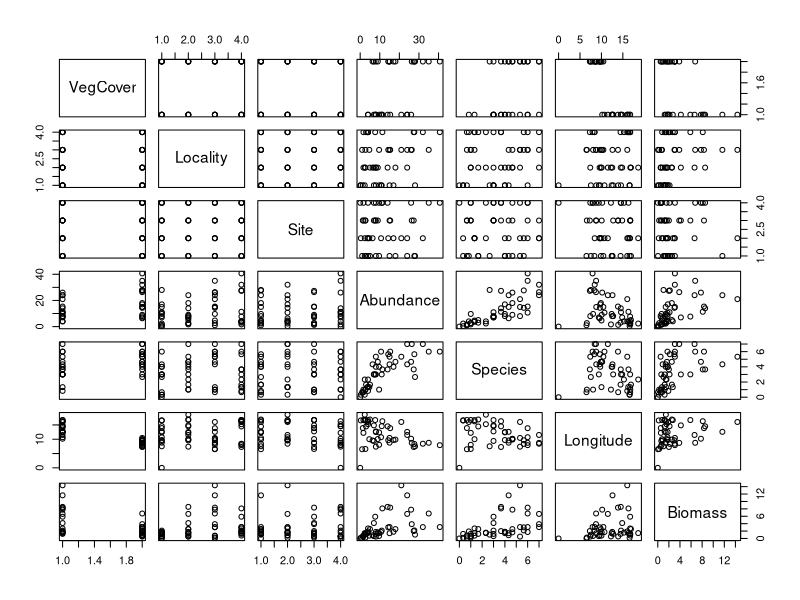
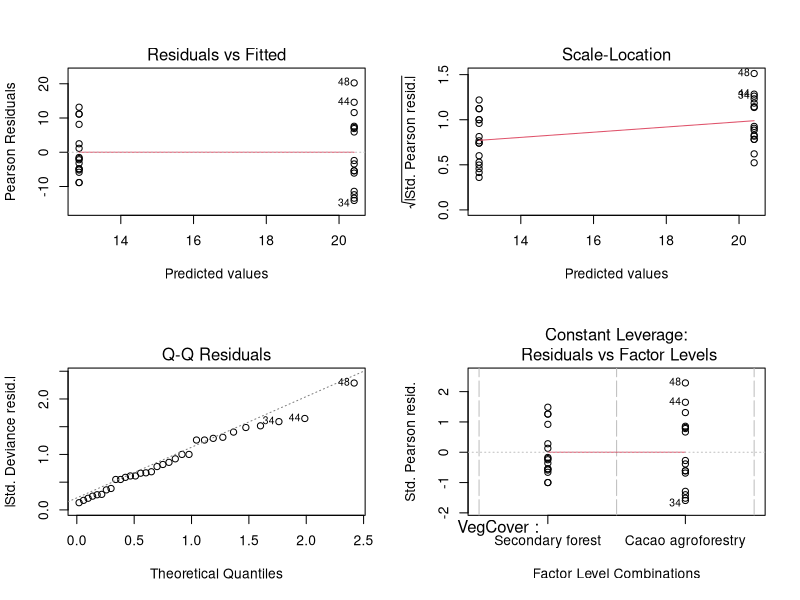
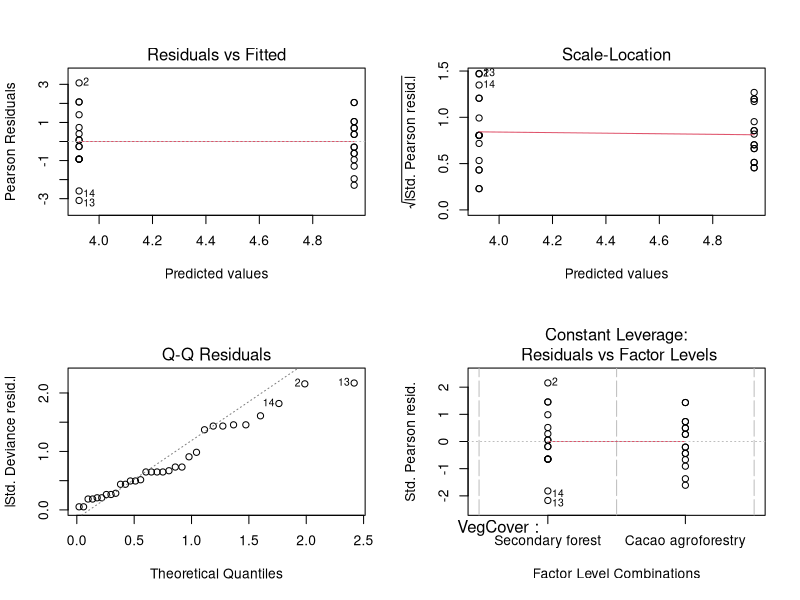
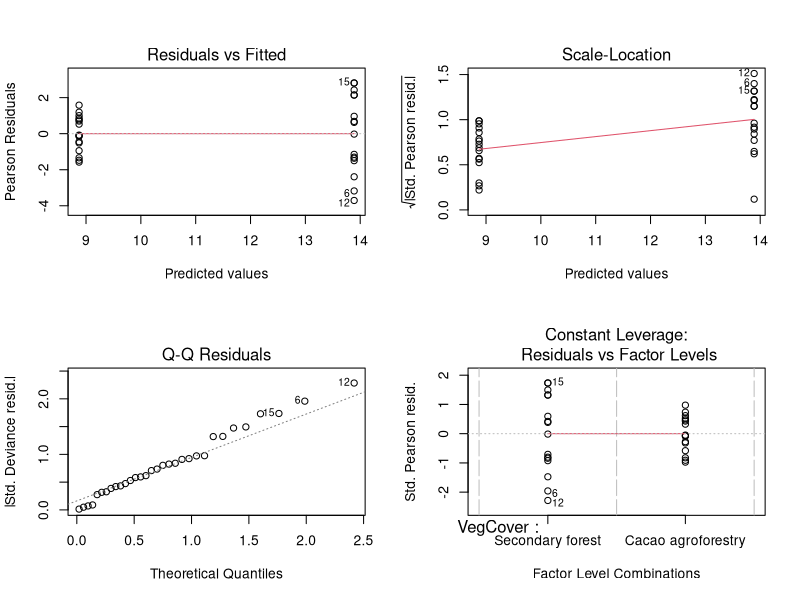
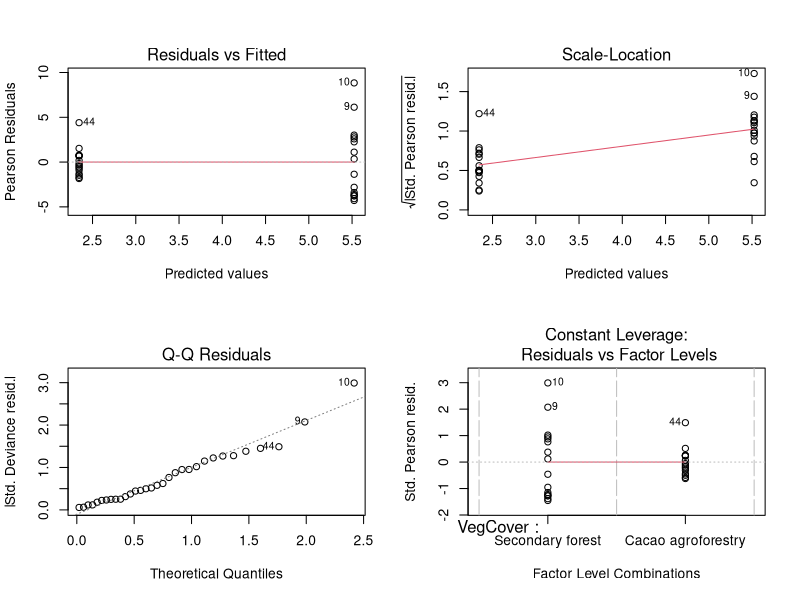
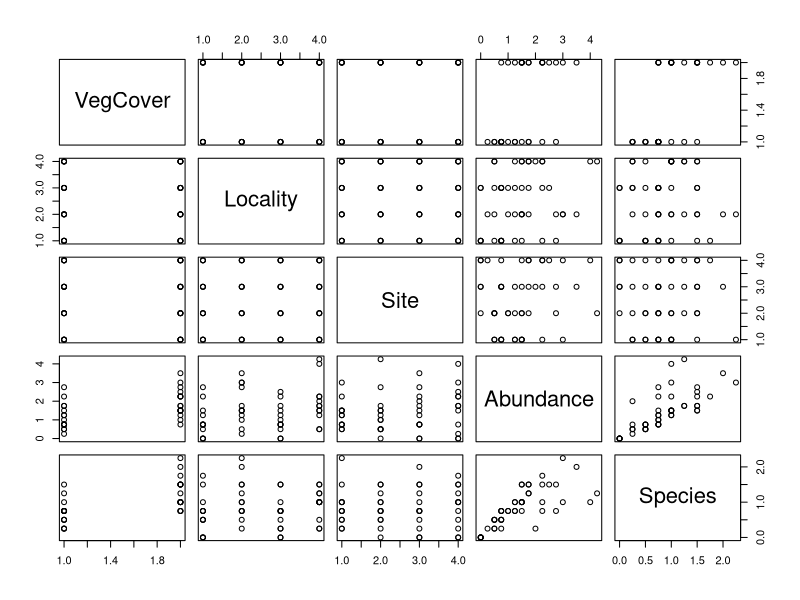
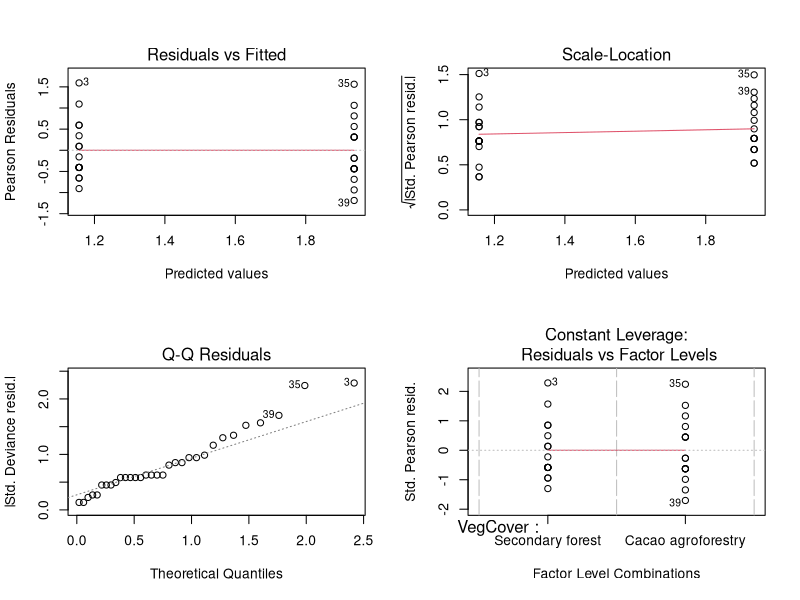
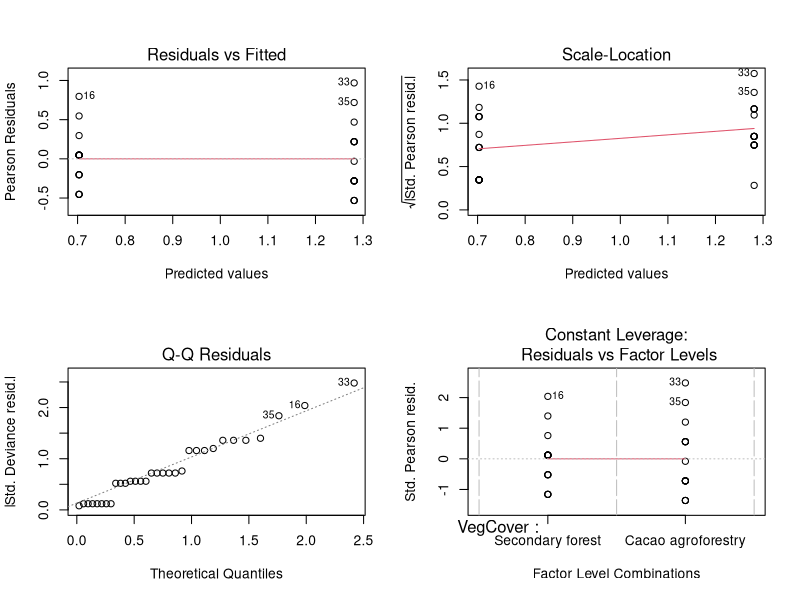

Recreate these plots in R, in order.
library(multcomp) # Simultaneous Inference in General Parametric Models CRAN v1.4-25
library(lme4) # Linear Mixed-Effects Models using 'Eigen' and S4 CRAN v1.1-35.2
library(lmtest) # Testing Linear Regression Models CRAN v0.9-40

# Read data
GLMDB <- read.csv("GLM_DungBeetles.csv", header = T, sep = ";")
GLMBE <- read.csv("GLM_Bees.csv", header = T, sep = ";")
GLMBU <- read.csv("GLM_Butterflies.csv", header = T, sep = ";")

# Dung beetles -----
GLMDB$VegCover <- ordered(GLMDB$VegCover, levels = c("Secondary forest", 
                                               "Cacao agroforestry", 
                                               "Pastures"))

## Analysis
par(mfrow=c(2,4))
print(summary(GLMDB))
plot(GLMDB)

## Abundance 
IndDB <- glm(Abundance ~ VegCover, family = gaussian(), data = GLMDB)
print(summary(IndDB))
par(mfcol = c(2, 2))
plot(IndDB)

anvIndDB <- anova(IndDB, test = "Chisq")
print(anvIndDB)
summary(anvIndDB)

tukIndDB <- glht(IndDB, linfct = mcp(VegCover = "Tukey"))
summary(tukIndDB)

## Species 
EspDB <- glm(Species ~ VegCover, family = gaussian(), data = GLMDB)
print(summary(EspDB))
par(mfcol = c(2, 2))
plot(EspDB)

anvEspDB <- anova(EspDB, test = "Chisq")
print(anvEspDB)
summary(anvEspDB)

tukEspDB <- glht(EspDB, linfct = mcp(VegCover = "Tukey"))
summary(tukEspDB)

# Longitude 
LonDB <- glm(Longitude ~ VegCover, family = gaussian(), data = GLMDB)
print(summary(LonDB))
par(mfcol = c(2, 2))
plot(LonDB)

anvLonDB <- anova(LonDB, test = "Chisq")
print(anvLonDB)
summary(anvLonDB)

tukLonDB <- glht(LonDB, linfct = mcp(VegCover = "Tukey"))
summary(tukLonDB)

# Biomass 
BiomDB <- glm(Biomass ~ VegCover, family = gaussian(), data = GLMDB)
print(summary(BiomDB))
par(mfcol = c(2, 2))
plot(BiomDB)

anvBiomDB <- anova(BiomDB, test = "Chisq")
print(anvBiomDB)
summary(anvBiomDB)

tukBiomDB <- glht(BiomDB, linfct = mcp(VegCover = "Tukey"))
summary(tukBiomDB)

# Bees -----
GLMBE$VegCover <- ordered(GLMBE$VegCover, levels = c("Secondary forest", 
                                                     "Cacao agroforestry", 
                                                     "Pastures"))

## Analysis
par(mfrow=c(2,4))
print(summary(GLMBE))
plot(GLMBE)

## Abundance 
IndBE <- glm(Abundance ~ VegCover, family = gaussian(), data = GLMBE)
print(summary(IndBE))
par(mfcol = c(2, 2))
plot(IndBE)

anvIndBE <- anova(IndBE, test = "Chisq")
print(anvIndBE)
summary(anvIndBE)

tukIndBE <- glht(IndBE, linfct = mcp(VegCover = "Tukey"))
summary(tukIndBE)

## Species 
EspBE <- glm(Species ~ VegCover, family = gaussian(), data = GLMBE)
print(summary(EspBE))
par(mfcol = c(2, 2))
plot(EspBE)

anvEspBE <- anova(EspBE, test = "Chisq")
print(anvEspBE)
summary(anvEspBE)

tukEspBE <- glht(EspBE, linfct = mcp(VegCover = "Tukey"))
summary(tukEspBE)

# Butterflies -----
GLMBU$VegCover <- ordered(GLMBU$VegCover, levels = c("Secondary forest", 
                                                     "Cacao agroforestry", 
                                                     "Pastures"))

## Analysis
par(mfrow=c(2,4))
print(summary(GLMBU))
plot(GLMBU)

## Abundance 
IndBU <- glm(Abundance ~ VegCover, family = gaussian(), data = GLMBU)
print(summary(IndBU))
par(mfcol = c(2, 2))
plot(IndBU)

anvIndBU <- anova(IndBU, test = "Chisq")
print(anvIndBU)
summary(anvIndBU)

tukIndBU <- glht(IndBU, linfct = mcp(VegCover = "Tukey"))
summary(tukIndBU)

## Species 
EspBU <- glm(Species ~ VegCover, family = gaussian(), data = GLMBU)
print(summary(EspBU))
par(mfcol = c(2, 2))
plot(EspBU)

anvEspBU <- anova(EspBU, test = "Chisq")
print(anvEspBU)
summary(anvEspBU)

tukEspBU <- glht(EspBU, linfct = mcp(VegCover = "Tukey"))
summary(tukEspBU)
